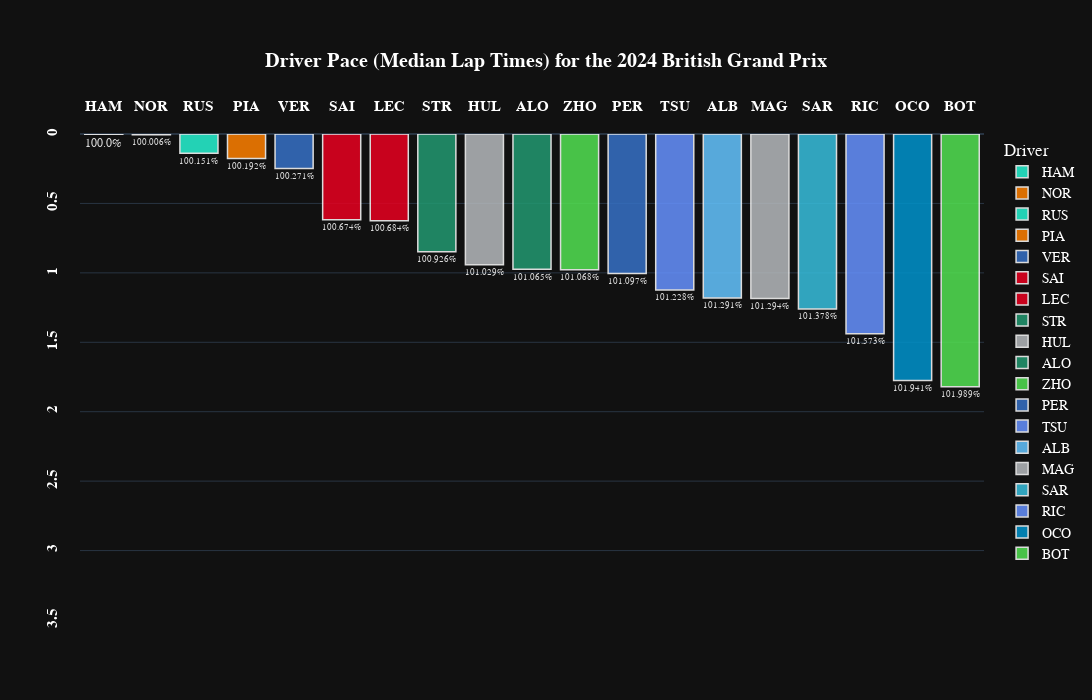

The code cell stored with this chart in its notebook:
### Code cell
fig=px.bar(
    transformed_laps_relative_median,
    x="Driver",
    y="Delta",
    color='Driver',
    template="plotly_dark",
    title="<b>Driver Pace (Median Lap Times) for the {} {}</b>".format(year,gp),
    text="Delta_Percent",
    # palette=team_palette,
    # whiskerprops=dict(color="white"),
    # boxprops=dict(edgecolor="white"),
    # medianprops=dict(color="grey"),
    # capprops=dict(color="white"),
    height=700, width=1400,
    color_discrete_map={
                 "ALB": "#64C4FF",
                 "ALO": "#229971",
                 "BOT": "#52e252",
                 "GAS": "#0093cc",
                 "HAM": "#27F4D2",
                 "HUL": "#B6BABD",
                 "LEC": "#E80020",
                 "MAG": "#B6BABD",
                 "NOR": "#FF8000",
                 "OCO": "#0093cc",
                 "PER": "#3671C6",
                 "PIA": "#FF8000",
                 "RIC": "#6692FF",
                 "RUS": "#27F4D2",
                 "SAI": "#E80020",
                 "SAR": "#37BEDD",
                 "STR": "#229971",
                 "TSU": "#6692FF",
                 "VER": "#3671C6",
                 "ZHO": "#52e252"
          }
)

fig.update_traces(textposition='outside')

fig.update_traces(opacity=0.85)

fig.update_traces( marker_line_color='white',marker_line_width=1.5)

fig.update_yaxes(tickangle = -90,tickprefix="<b>",ticksuffix ="</b><br>")

fig.update_xaxes(tickangle = -0,tickprefix="<b>",ticksuffix ="</b><br>")

fig.update_yaxes(range=[3.5, 0])

# fig['layout']['yaxis']['autorange'] = "reversed"

fig.update_layout(
    xaxis={'side': 'top'},
    yaxis={'side': 'left'}
)

fig.update_xaxes(title_text='')      # Remove axis titles
fig.update_yaxes(title_text='')

fig.update_xaxes(
        title_standoff = 75
)

fig.update_layout(
    title_x=0.5,
    yaxis = dict(tickfont = dict(size=15)),
    xaxis = dict(tickfont = dict(size=15)),
    font=dict(
        family="PT Sans Narrow",
        size=14,
        color="White"
    ),
    title_font_family="PT Sans Narrow"
#  "Arial", "Balto", "Courier New", "Droid Sans", "Droid Serif", "Droid Sans Mono", "Gravitas One", "Old Standard TT", "Open Sans", "Overpass", "PT Sans Narrow", "Raleway", "Times New Roman"
)

fig.show()

### Figure 1 — Plotly figure (JSON) as saved in the notebook; plotly's stock layout.template omitted (floating-point values rounded to 4 significant figures)
{"data": [{"alignmentgroup": "True", "hovertemplate": "Driver=%{x}<br>Delta=%{y}<br>Delta_Percent=%{text}<extra></extra>", "legendgroup": "HAM", "marker": {"color": "#27F4D2", "line": {"color": "white", "width": 1.5}, "pattern": {"shape": ""}}, "name": "HAM", "offsetgroup": "HAM", "opacity": 0.85, "orientation": "v", "showlegend": true, "text": ["100.0%"], "textposition": "outside", "type": "bar", "x": ["HAM"], "xaxis": "x", "y": [0.001], "yaxis": "y"}, {"alignmentgroup": "True", "hovertemplate": "Driver=%{x}<br>Delta=%{y}<br>Delta_Percent=%{text}<extra></extra>", "legendgroup": "NOR", "marker": {"color": "#FF8000", "line": {"color": "white", "width": 1.5}, "pattern": {"shape": ""}}, "name": "NOR", "offsetgroup": "NOR", "opacity": 0.85, "orientation": "v", "showlegend": true, "text": ["100.006%"], "textposition": "outside", "type": "bar", "x": ["NOR"], "xaxis": "x", "y": [0.0055], "yaxis": "y"}, {"alignmentgroup": "True", "hovertemplate": "Driver=%{x}<br>Delta=%{y}<br>Delta_Percent=%{text}<extra></extra>", "legendgroup": "RUS", "marker": {"color": "#27F4D2", "line": {"color": "white", "width": 1.5}, "pattern": {"shape": ""}}, "name": "RUS", "offsetgroup": "RUS", "opacity": 0.85, "orientation": "v", "showlegend": true, "text": ["100.151%"], "textposition": "outside", "type": "bar", "x": ["RUS"], "xaxis": "x", "y": [0.138], "yaxis": "y"}, {"alignmentgroup": "True", "hovertemplate": "Driver=%{x}<br>Delta=%{y}<br>Delta_Percent=%{text}<extra></extra>", "legendgroup": "PIA", "marker": {"color": "#FF8000", "line": {"color": "white", "width": 1.5}, "pattern": {"shape": ""}}, "name": "PIA", "offsetgroup": "PIA", "opacity": 0.85, "orientation": "v", "showlegend": true, "text": ["100.192%"], "textposition": "outside", "type": "bar", "x": ["PIA"], "xaxis": "x", "y": [0.176], "yaxis": "y"}, {"alignmentgroup": "True", "hovertemplate": "Driver=%{x}<br>Delta=%{y}<br>Delta_Percent=%{text}<extra></extra>", "legendgroup": "VER", "marker": {"color": "#3671C6", "line": {"color": "white", "width": 1.5}, "pattern": {"shape": ""}}, "name": "VER", "offsetgroup": "VER", "opacity": 0.85, "orientation": "v", "showlegend": true, "text": ["100.271%"], "textposition": "outside", "type": "bar", "x": ["VER"], "xaxis": "x", "y": [0.248], "yaxis": "y"}, {"alignmentgroup": "True", "hovertemplate": "Driver=%{x}<br>Delta=%{y}<br>Delta_Percent=%{text}<extra></extra>", "legendgroup": "SAI", "marker": {"color": "#E80020", "line": {"color": "white", "width": 1.5}, "pattern": {"shape": ""}}, "name": "SAI", "offsetgroup": "SAI", "opacity": 0.85, "orientation": "v", "showlegend": true, "text": ["100.674%"], "textposition": "outside", "type": "bar", "x": ["SAI"], "xaxis": "x", "y": [0.617], "yaxis": "y"}, {"alignmentgroup": "True", "hovertemplate": "Driver=%{x}<br>Delta=%{y}<br>Delta_Percent=%{text}<extra></extra>", "legendgroup": "LEC", "marker": {"color": "#E80020", "line": {"color": "white", "width": 1.5}, "pattern": {"shape": ""}}, "name": "LEC", "offsetgroup": "LEC", "opacity": 0.85, "orientation": "v", "showlegend": true, "text": ["100.684%"], "textposition": "outside", "type": "bar", "x": ["LEC"], "xaxis": "x", "y": [0.6255], "yaxis": "y"}, {"alignmentgroup": "True", "hovertemplate": "Driver=%{x}<br>Delta=%{y}<br>Delta_Percent=%{text}<extra></extra>", "legendgroup": "STR", "marker": {"color": "#229971", "line": {"color": "white", "width": 1.5}, "pattern": {"shape": ""}}, "name": "STR", "offsetgroup": "STR", "opacity": 0.85, "orientation": "v", "showlegend": true, "text": ["100.926%"], "textposition": "outside", "type": "bar", "x": ["STR"], "xaxis": "x", "y": [0.8475], "yaxis": "y"}, {"alignmentgroup": "True", "hovertemplate": "Driver=%{x}<br>Delta=%{y}<br>Delta_Percent=%{text}<extra></extra>", "legendgroup": "HUL", "marker": {"color": "#B6BABD", "line": {"color": "white", "width": 1.5}, "pattern": {"shape": ""}}, "name": "HUL", "offsetgroup": "HUL", "opacity": 0.85, "orientation": "v", "showlegend": true, "text": ["101.029%"], "textposition": "outside", "type": "bar", "x": ["HUL"], "xaxis": "x", "y": [0.941], "yaxis": "y"}, {"alignmentgroup": "True", "hovertemplate": "Driver=%{x}<br>Delta=%{y}<br>Delta_Percent=%{text}<extra></extra>", "legendgroup": "ALO", "marker": {"color": "#229971", "line": {"color": "white", "width": 1.5}, "pattern": {"shape": ""}}, "name": "ALO", "offsetgroup": "ALO", "opacity": 0.85, "orientation": "v", "showlegend": true, "text": ["101.065%"], "textposition": "outside", "type": "bar", "x": ["ALO"], "xaxis": "x", "y": [0.9745], "yaxis": "y"}, {"alignmentgroup": "True", "hovertemplate": "Driver=%{x}<br>Delta=%{y}<br>Delta_Percent=%{text}<extra></extra>", "legendgroup": "ZHO", "marker": {"color": "#52e252", "line": {"color": "white", "width": 1.5}, "pattern": {"shape": ""}}, "name": "ZHO", "offsetgroup": "ZHO", "opacity": 0.85, "orientation": "v", "showlegend": true, "text": ["101.068%"], "textposition": "outside", "type": "bar", "x": ["ZHO"], "xaxis": "x", "y": [0.9775], "yaxis": "y"}, {"alignmentgroup": "True", "hovertemplate": "Driver=%{x}<br>Delta=%{y}<br>Delta_Percent=%{text}<extra></extra>", "legendgroup": "PER", "marker": {"color": "#3671C6", "line": {"color": "white", "width": 1.5}, "pattern": {"shape": ""}}, "name": "PER", "offsetgroup": "PER", "opacity": 0.85, "orientation": "v", "showlegend": true, "text": ["101.097%"], "textposition": "outside", "type": "bar", "x": ["PER"], "xaxis": "x", "y": [1.004], "yaxis": "y"}, {"alignmentgroup": "True", "hovertemplate": "Driver=%{x}<br>Delta=%{y}<br>Delta_Percent=%{text}<extra></extra>", "legendgroup": "TSU", "marker": {"color": "#6692FF", "line": {"color": "white", "width": 1.5}, "pattern": {"shape": ""}}, "name": "TSU", "offsetgroup": "TSU", "opacity": 0.85, "orientation": "v", "showlegend": true, "text": ["101.228%"], "textposition": "outside", "type": "bar", "x": ["TSU"], "xaxis": "x", "y": [1.124], "yaxis": "y"}, {"alignmentgroup": "True", "hovertemplate": "Driver=%{x}<br>Delta=%{y}<br>Delta_Percent=%{text}<extra></extra>", "legendgroup": "ALB", "marker": {"color": "#64C4FF", "line": {"color": "white", "width": 1.5}, "pattern": {"shape": ""}}, "name": "ALB", "offsetgroup": "ALB", "opacity": 0.85, "orientation": "v", "showlegend": true, "text": ["101.291%"], "textposition": "outside", "type": "bar", "x": ["ALB"], "xaxis": "x", "y": [1.181], "yaxis": "y"}, {"alignmentgroup": "True", "hovertemplate": "Driver=%{x}<br>Delta=%{y}<br>Delta_Percent=%{text}<extra></extra>", "legendgroup": "MAG", "marker": {"color": "#B6BABD", "line": {"color": "white", "width": 1.5}, "pattern": {"shape": ""}}, "name": "MAG", "offsetgroup": "MAG", "opacity": 0.85, "orientation": "v", "showlegend": true, "text": ["101.294%"], "textposition": "outside", "type": "bar", "x": ["MAG"], "xaxis": "x", "y": [1.184], "yaxis": "y"}, {"alignmentgroup": "True", "hovertemplate": "Driver=%{x}<br>Delta=%{y}<br>Delta_Percent=%{text}<extra></extra>", "legendgroup": "SAR", "marker": {"color": "#37BEDD", "line": {"color": "white", "width": 1.5}, "pattern": {"shape": ""}}, "name": "SAR", "offsetgroup": "SAR", "opacity": 0.85, "orientation": "v", "showlegend": true, "text": ["101.378%"], "textposition": "outside", "type": "bar", "x": ["SAR"], "xaxis": "x", "y": [1.261], "yaxis": "y"}, {"alignmentgroup": "True", "hovertemplate": "Driver=%{x}<br>Delta=%{y}<br>Delta_Percent=%{text}<extra></extra>", "legendgroup": "RIC", "marker": {"color": "#6692FF", "line": {"color": "white", "width": 1.5}, "pattern": {"shape": ""}}, "name": "RIC", "offsetgroup": "RIC", "opacity": 0.85, "orientation": "v", "showlegend": true, "text": ["101.573%"], "textposition": "outside", "type": "bar", "x": ["RIC"], "xaxis": "x", "y": [1.439], "yaxis": "y"}, {"alignmentgroup": "True", "hovertemplate": "Driver=%{x}<br>Delta=%{y}<br>Delta_Percent=%{text}<extra></extra>", "legendgroup": "OCO", "marker": {"color": "#0093cc", "line": {"color": "white", "width": 1.5}, "pattern": {"shape": ""}}, "name": "OCO", "offsetgroup": "OCO", "opacity": 0.85, "orientation": "v", "showlegend": true, "text": ["101.941%"], "textposition": "outside", "type": "bar", "x": ["OCO"], "xaxis": "x", "y": [1.776], "yaxis": "y"}, {"alignmentgroup": "True", "hovertemplate": "Driver=%{x}<br>Delta=%{y}<br>Delta_Percent=%{text}<extra></extra>", "legendgroup": "BOT", "marker": {"color": "#52e252", "line": {"color": "white", "width": 1.5}, "pattern": {"shape": ""}}, "name": "BOT", "offsetgroup": "BOT", "opacity": 0.85, "orientation": "v", "showlegend": true, "text": ["101.989%"], "textposition": "outside", "type": "bar", "x": ["BOT"], "xaxis": "x", "y": [1.82], "yaxis": "y"}], "layout": {"barmode": "relative", "font": {"color": "White", "family": "PT Sans Narrow", "size": 14}, "height": 700, "legend": {"title": {"text": "Driver"}, "tracegroupgap": 0}, "title": {"font": {"family": "PT Sans Narrow"}, "text": "<b>Driver Pace (Median Lap Times) for the 2024 British Grand Prix</b>", "x": 0.5}, "width": 1400, "xaxis": {"anchor": "y", "categoryarray": ["HAM", "NOR", "RUS", "PIA", "VER", "SAI", "LEC", "STR", "HUL", "ALO", "ZHO", "PER", "TSU", "ALB", "MAG", "SAR", "RIC", "OCO", "BOT"], "categoryorder": "array", "domain": [0, 1], "side": "top", "tickangle": 0, "tickfont": {"size": 15}, "tickprefix": "<b>", "ticksuffix": "</b><br>", "title": {"standoff": 75, "text": ""}}, "yaxis": {"anchor": "x", "domain": [0, 1], "range": [3.5, 0], "side": "left", "tickangle": -90, "tickfont": {"size": 15}, "tickprefix": "<b>", "ticksuffix": "</b><br>", "title": {"text": ""}}}}
